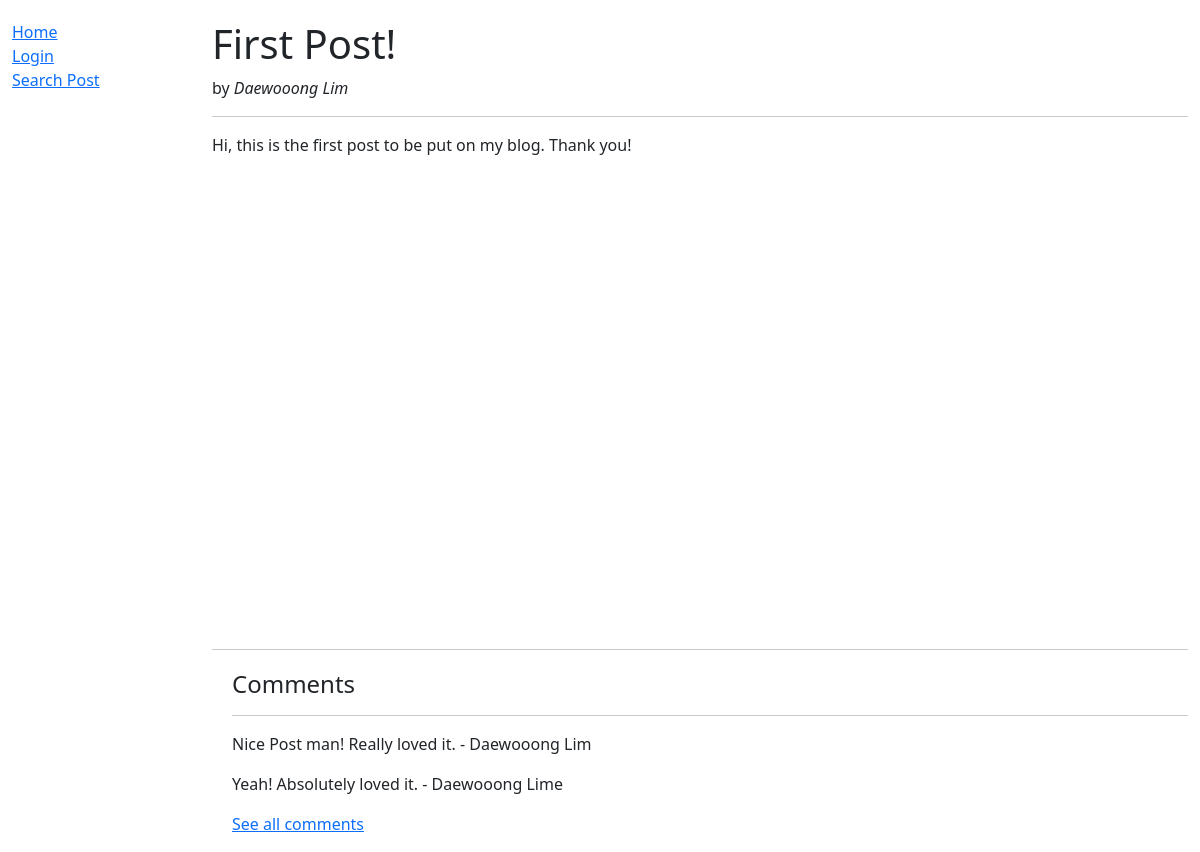
The app's page /blog/1/, older data.
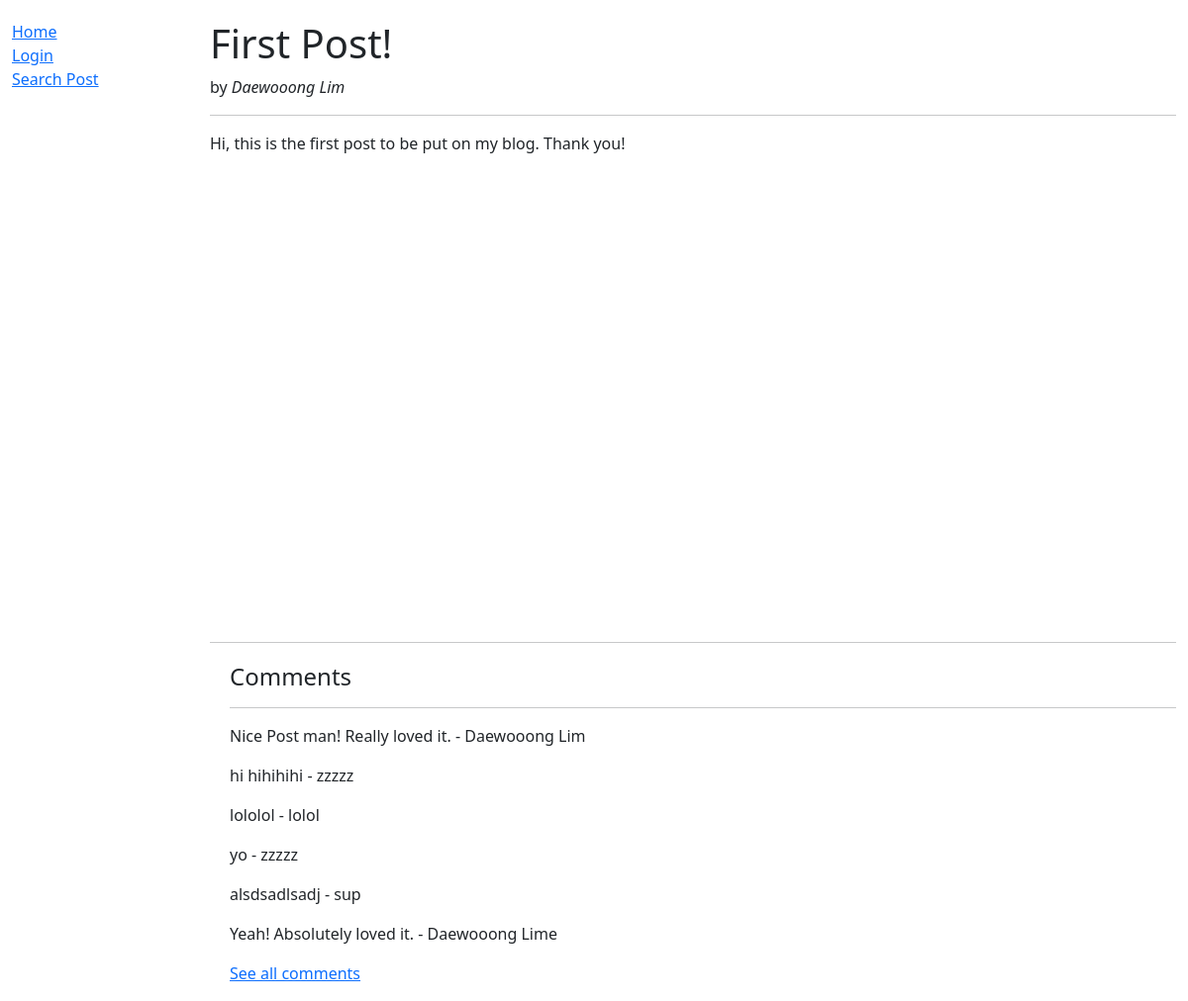
The same page, newer data.
### blog/models.py (models this page shows, shortened)
class Post(models.Model):
    id = models.BigAutoField(help_text="Post ID", primary_key=True)
    title = models.CharField(max_length=100)
    writer = models.CharField(max_length=100)
    content = models.TextField(max_length=5000)
    date = models.DateField()
    likes = models.IntegerField()
    class Meta:
        ordering = ['-date']

class Comment(models.Model):
    id = models.BigAutoField(help_text="Comment ID", primary_key=True)
    post = models.ForeignKey("Post", on_delete=models.CASCADE)
    writer = models.CharField(max_length=100)
    content = models.CharField(max_length=200)
    date = models.DateField()
    likes = models.IntegerField()
    dislikes = models.IntegerField()
    class Meta:
        ordering = ['likes', 'dislikes']

### blog/views.py (the view)
# urls.py: path('<int:pk>/', views.PostDetailView.as_view(), name="post"),
class PostDetailView(generic.DetailView):
    model = Post
    context_object_name = 'post'
    template_name = 'post.html'

### blog/templates/post.html
{% extends "base.html" %}
{% block content %}
    <h1 style="margin-top: 20px;"> {{post.title}} </h1>
    <p> by <em>{{post.writer}}</em></p>
    <hr />
    <p style="min-height: 500px;">{{post.content}}</p>
    <hr />
    <div style="margin-left:20px;margin-top:20px">
        <h4>Comments</h4>
        {% if post.comment_set.all %}
          <hr />
          {% for comment in post.comment_set.all %}
            <p> {{comment.content}} - {{comment.writer}}</p>
          {% endfor %}
          <p><a href="comments/">See all comments</a></p>
        {% else %}
          <p>No comments yet.</p>
        {% endif %}
      </div>
{% endblock %}

### blog/templates/base.html (shortened to what this page needs)
<!DOCTYPE html>
<html lang="en">
  <head>
    <link href="https://cdn.jsdelivr.net/npm/bootstrap@5.3.3/dist/css/bootstrap.min.css"
      rel="stylesheet"
>
    {% load static %}
    <link rel="stylesheet" href="{% static 'css/styles.css' %}" />
  </head>
  <body>
<div class="container-fluid">
      <div class="row">
        <div class="col-sm-2">
          {% block sidebar %}
            <ul class="sidebar-nav">
              <li><a href="{% url 'home' %}">Home</a></li>
              {% if user.is_authenticated %}
                <li><a href="{% url 'logout' %}">Logout</a></li>
                <li><a href="">My Blog</a></li>
                <li><a href="">Write Blog</a></li>
              {% else %}
                <li><a href="{% url 'login' %}">Login</a></li>
              {% endif %}
              <li><a href="">Search Post</a></li>
            </ul>
          {% endblock %}
        </div>
        <div class="col-sm-10 ">
          {% block content %}
          {% endblock %}
        </div>
      </div>
    </div>
  </body>
</html>

### blog/static/css/styles.css (style rules this page uses)
.sidebar-nav { margin-top: 20px; padding: 0; list-style: none; }

Row changes from the older to the newer data that the page shows:
added Comment: content "hi hihihihi", writer "zzzzz"
added Comment: content "lololol", writer "lolol"
added Comment: content "yo", writer "zzzzz"
added Comment: content "alsdsadlsadj", writer "sup"
